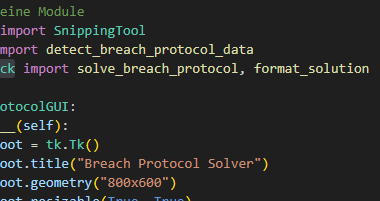
#> input picture screenshot/screenshot.png, 380 x 201 px
$ python breach_hack.py
#> lines starting #> are read from the running program, lines starting #| are printed output that depends on the picture
### cv2_tmm.py
import cv2 as cv
import numpy as np
import os
from matplotlib import pyplot as plt

class BreachProtocolDetector:
    def __init__(self, screenshot_path='screenshot/screenshot.png',
                 hex_images_path="hexcodes", threshold=0.8):
        self.screenshot_path = screenshot_path
        self.HEX_IMAGES_PATH = hex_images_path
        self.MATRIX = "/matrix/"
        self.SEQUENCE = "/sequence/"
        self.VALID_HEX_VALUES = ["55", "1C", "BD", "E9", "7A", "FF"]
        self.threshold = threshold

        # Initialize data
        self.matrix_grid = None
        self.sequence_grid = None
        self.screenshot = None
        self.output_img = None

    def load_screenshot(self):
        """Load screenshot in grayscale"""
        self.screenshot = cv.imread(self.screenshot_path, cv.IMREAD_GRAYSCALE)
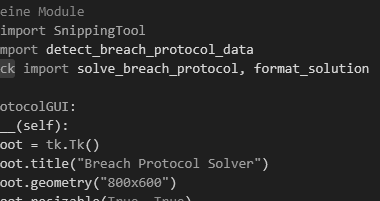
#> self.screenshot: shape (201, 380); min 30, max 214, mean 39.7
        assert self.screenshot is not None, "Screenshot could not be loaded"

        # Convert to BGR for visualization
        self.output_img = cv.cvtColor(self.screenshot, cv.COLOR_GRAY2BGR)

    # [36 lines left out: function build_grid, not called in this run]

    def detect_hex_codes(self, base_img, valid_codes, templates_folder, offset=10):
        """
        Detect hex codes in base_img using templates from templates_folder.
        Returns list of (x, y, code) for detected positions.
        """
        found_positions = []
        for hex_code in valid_codes:
            template_path = os.path.join(templates_folder, f"{hex_code}.png")
            template = cv.imread(template_path, cv.IMREAD_GRAYSCALE)
            assert template is not None, f"Template {hex_code} could not be loaded from {template_path}"
            w, h = template.shape[::-1]

            res = cv.matchTemplate(base_img, template, cv.TM_CCOEFF_NORMED)
            loc = np.where(res >= self.threshold)

            for pt in zip(*loc[::-1]):
                # filter out points too close to existing detections
                if all(np.linalg.norm(np.array(pt) - np.array(pos[:2])) > offset for pos in found_positions):
                    found_positions.append((pt[0], pt[1], hex_code))

        return found_positions

    def detect_and_build_grids(self, visualize=False):
        """Main method to detect hex codes and build grids"""
        if self.screenshot is None:
            self.load_screenshot()

        # Generate colors for visualization
        np.random.seed(42)
        colors = {code: tuple(int(c) for c in np.random.randint(0, 255, 3)) for code in self.VALID_HEX_VALUES}

        # --- Detect MATRIX hex codes ---
        found_positions_matrix = self.detect_hex_codes(
            self.screenshot, self.VALID_HEX_VALUES, self.HEX_IMAGES_PATH + self.MATRIX
        )
        print(f"Detected {len(found_positions_matrix)} hex codes in MATRIX area.")

        # Draw MATRIX detections
        for x, y, code in found_positions_matrix:
            template_path = os.path.join(self.HEX_IMAGES_PATH + self.MATRIX, f"{code}.png")
            template = cv.imread(template_path, cv.IMREAD_GRAYSCALE)
            w, h = template.shape[::-1]
            cv.rectangle(self.output_img, (x, y), (x + w, y + h), colors[code], 2)
            cv.putText(self.output_img, "M:" + code, (x, y - 5), cv.FONT_HERSHEY_SIMPLEX, 0.5, colors[code], 1, cv.LINE_AA)

        self.matrix_grid = self.build_grid(found_positions_matrix)
        print("MATRIX GRID:")
        for row in self.matrix_grid:
            print(row)

        # --- Detect SEQUENCE hex codes ---
        found_positions_sequence = self.detect_hex_codes(
            self.screenshot, self.VALID_HEX_VALUES, self.HEX_IMAGES_PATH + self.SEQUENCE
        )
        print(f"Detected {len(found_positions_sequence)} hex codes in SEQUENCE area.")

        # Draw SEQUENCE detections (different color - e.g. white)
        for x, y, code in found_positions_sequence:
            template_path = os.path.join(self.HEX_IMAGES_PATH + self.SEQUENCE, f"{code}.png")
            template = cv.imread(template_path, cv.IMREAD_GRAYSCALE)
            w, h = template.shape[::-1]
            # Use a fixed color for SEQUENCE (e.g., white)
            cv.rectangle(self.output_img, (x, y), (x + w, y + h), (255, 255, 255), 2)
            cv.putText(self.output_img, "S:" + code, (x, y - 5), cv.FONT_HERSHEY_SIMPLEX, 0.5, (255, 255, 255), 1, cv.LINE_AA)

        self.sequence_grid = self.build_grid(found_positions_sequence)
        print("SEQUENCE GRID:")
        for row in self.sequence_grid:
            print(row)

        # Show visualization if requested
        if visualize:
            self.show_detections()

        return self.matrix_grid, self.sequence_grid

    # [19 lines left out: functions show_detections, get_matrix, get_sequences, not called in this run]

# Convenience functions for backward compatibility and easy import
def detect_breach_protocol_data(screenshot_path='images/breach_protocol_screenshot.png',
                               hex_images_path="hexcodes", threshold=0.8, visualize=False):
    """
    Convenience function to detect and return matrix and sequences
    Returns: (matrix_grid, sequence_grid)
    """
    detector = BreachProtocolDetector(screenshot_path, hex_images_path, threshold)
    return detector.detect_and_build_grids(visualize=visualize)

# For direct execution (backward compatibility)
# [9 lines that do not run on import are left out]

### breach_hack.py
from typing import List, Tuple, Dict
import numpy as np
# Import des Breach Protocol Detectors
from cv2_tmm import detect_breach_protocol_data

# Konstanten
HEXLIST = ["55", "1C", "BD", "E9", "7A", "FF"]
BUFFER_SIZE = 8

# [105 lines left out: functions solve_breach_protocol, format_solution, not called in this run]

def main():
    print("=== Breach Protocol Detector ===")
    print("Lade Screenshot und erkenne Hex-Codes...")

    try:
        # Erkenne Matrix und Sequenzen automatisch
        matrix_grid, sequence_grid = detect_breach_protocol_data(
            screenshot_path='screenshot/screenshot.png',
            hex_images_path="hexcodes",
            threshold=0.8,
            visualize=False  # Setze auf True, wenn du die Visualisierung sehen möchtest
        )

        print(f"\nErkannte Matrix: {len(matrix_grid)} x {len(matrix_grid[0]) if matrix_grid else 0}")
        print(f"Erkannte Sequenzen: {len(sequence_grid)}")

        if not matrix_grid or not sequence_grid:
            print("Fehler: Keine Matrix oder Sequenzen erkannt!")
            return

        print("\n=== Löse Breach Protocol ===")
        result = solve_breach_protocol(matrix_grid, sequence_grid, BUFFER_SIZE)

        if result:
            print(format_solution(result, matrix_grid))
        else:
            print("Keine Lösung gefunden!")

    except FileNotFoundError as e:
        print(f"Fehler: Datei nicht gefunden - {e}")
        print("Stelle sicher, dass:")
        print("1. Das Screenshot unter 'images/breach_protocol_screenshot.png' existiert")
        print("2. Die Hex-Templates unter 'hexcodes/matrix/' und 'hexcodes/sequence/' existieren")
    except Exception as e:
        print(f"Unerwarteter Fehler: {e}")

if __name__ == "__main__":
    main()
